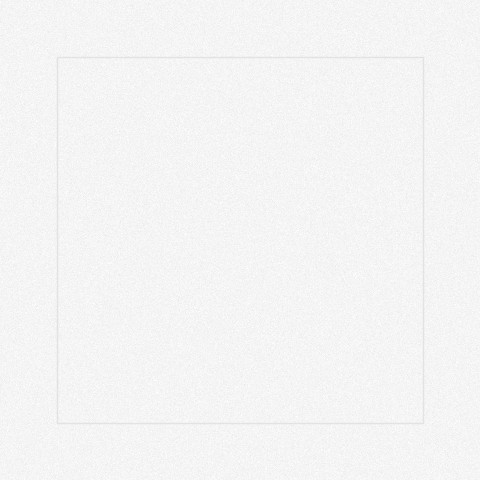
#> input picture tests/camera_samples/blank/blank_1.jpg, 480 x 480 px
$ python -i preprocessing.py   (imports and definitions only)
#> lines starting #> are read from the running program, lines starting #| are printed output that depends on the picture
#> further down, picture is the input picture: shape (480, 480); min 221, max 255, mean 244.3
"""
Image Preprocessing Pipeline for Arabic Handwritten Letter Recognition
Adheres strictly to ARABIC_HANDWRITING_AI_PROJECT_BRIEF.md (Sections 8 & 9)
and STEP 4 Real Camera Robustness specifications.

Core principles:
1. Robust under non-uniform phone/tablet camera lighting and cast shadows.
2. Filter out camera guide frames, notebook borders, and distant dust noise.
3. Strictly preserve Arabic dots (1, 2, or 3 dots above, below, or inside).
4. Reject blank sheets, extreme glare/underexposure, or multiple letters.
5. Proportional scaling with margin=8 to match the Hijja training distribution.
"""

from typing import Dict, Optional, Tuple, Union
import cv2
import numpy as np


# [135 lines left out: function preprocess_image_for_model, not called in this run]


def extract_character_with_dots(
    binary_img: np.ndarray,
    return_metadata: bool = False,
) -> Union[np.ndarray, Tuple[np.ndarray, Dict]]:
    """
    Extracts the main character body and all associated Arabic dots.
    Filters out camera guide frames, blank paper, multiple letters,
    and ruled notebook lines (both horizontal lines and vertical border margins).

    Returns:
        cleaned_binary_mask (or (cleaned_binary_mask, info_dict) if return_metadata=True)
    """
#> called with return_metadata = False
    total_fg_pixels = cv2.countNonZero(binary_img)
#> total_fg_pixels = 230400
    if total_fg_pixels < 25:
        info = {
            "status": "blank",
            "message": "No clear handwritten letter detected.",
            "dots_preserved": 0,
            "body_box": None,
        }
        return (np.zeros_like(binary_img), info) if return_metadata else np.zeros_like(binary_img)

    img_h, img_w = binary_img.shape[:2]
#> img_h = 480; img_w = 480
    cleaned = binary_img.copy()

    # --- Phase 1: Suppress Ruled Notebook Lines & Long Border Lines ---
    # 1. Detect thin, wide horizontal ruled lines (spans >= 55% of image width)
    h_len = max(40, int(img_w * 0.55))
#> h_len = 264
    h_kernel = cv2.getStructuringElement(cv2.MORPH_RECT, (h_len, 1))
    h_lines = cv2.morphologyEx(cleaned, cv2.MORPH_OPEN, h_kernel)

    # 2. Detect vertical border lines (only those touching left/right frame edges)
    v_len = max(40, int(img_h * 0.55))
#> v_len = 264
    v_kernel = cv2.getStructuringElement(cv2.MORPH_RECT, (1, v_len))
#> v_kernel = 264 values from 1 to 1
    v_lines = cv2.morphologyEx(cleaned, cv2.MORPH_OPEN, v_kernel)

    num_v, labels_v, stats_v, _ = cv2.connectedComponentsWithStats(v_lines, connectivity=8)
#> labels_v: shape (480, 480) int32; every value is 1
#> num_v = 2; stats_v = [[-1, 2147483647, 0, 0, 0], [0, 0, 480, 480, 230400]]
    v_border_mask = np.zeros_like(cleaned)
    for idx in range(1, num_v):
        vx = stats_v[idx, cv2.CC_STAT_LEFT]
        vw = stats_v[idx, cv2.CC_STAT_WIDTH]
        # Only suppress vertical lines that are adjacent to outer borders (leaving Alef protected in center)
        if vx <= 8 or (vx + vw) >= img_w - 8:
            v_border_mask[labels_v == idx] = 255
#> this loop made 1 pass
#> (vx, vw) on pass 1: (0, 480)
#> v_border_mask: shape (480, 480); every value is 255

    # Subtract detected ruled lines and border marks
    if cv2.countNonZero(h_lines) > 0:
        cleaned = cv2.subtract(cleaned, h_lines)
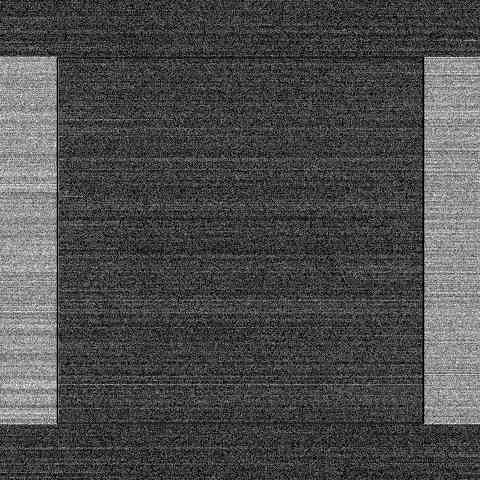
#> cleaned: shape (480, 480); min 0, max 30, mean 8.9; drawn with min black and max white
    if cv2.countNonZero(v_border_mask) > 0:
        cleaned = cv2.subtract(cleaned, v_border_mask)
#> cleaned: shape (480, 480); every value is 0

    # --- Phase 2: Connected Component Analysis ---
    num_labels, labels, stats, centroids = cv2.connectedComponentsWithStats(
        cleaned, connectivity=8
    )
#> labels: shape (480, 480) int32; every value is 0
#> num_labels = 1; stats = [[0, 0, 480, 480, 230400]]; centroids = [[239.5, 239.5]]

    if num_labels <= 1:
        info = {
            "status": "blank",
            "message": "No clear handwritten letter detected.",
            "dots_preserved": 0,
            "body_box": None,
        }
        return (np.zeros_like(binary_img), info) if return_metadata else np.zeros_like(binary_img)

    areas = stats[1:, cv2.CC_STAT_AREA]
    sorted_cc_indices = np.argsort(areas)[::-1] + 1  # 1-indexed

    valid_cc_indices = []
    for idx in sorted_cc_indices:
        cx = stats[idx, cv2.CC_STAT_LEFT]
        cy = stats[idx, cv2.CC_STAT_TOP]
        cw = stats[idx, cv2.CC_STAT_WIDTH]
        ch = stats[idx, cv2.CC_STAT_HEIGHT]
        c_area = stats[idx, cv2.CC_STAT_AREA]

        touches_left = (cx <= 3)
        touches_right = ((cx + cw) >= img_w - 3)
        touches_top = (cy <= 3)
        touches_bottom = ((cy + ch) >= img_h - 3)

        # A. Filter residual horizontal ruled lines and border fragments
        # Note: Arabic letter basins (like Baa) can have aspect ratio ~4.5 with thickness ~20px.
        # True ruled lines are thin (ch <= 6px) or extremely stretched (w / ch >= 8.0).
        is_horiz_line = (cw > 0.40 * img_w and (cw / max(1, ch) >= 8.0 or ch <= 6)) or \
                        ((touches_left or touches_right) and (cw / max(1, ch) >= 6.0 and ch <= 8)) or \
                        (touches_left and touches_right and (cw / max(1, ch) >= 4.0))
        if is_horiz_line:
            continue

        # B. Filter residual vertical border lines touching image edges
        is_vert_line = ((touches_top and touches_bottom) and (ch / max(1, cw) >= 6.0)) or \
                       ((touches_left or touches_right) and ch > 0.30 * img_h and (ch / max(1, cw) >= 6.0 or cw <= 6))
        if is_vert_line:
            continue

        # C. Filter hollow guide frame / outer box components
        is_large = (cw > 0.60 * img_w and ch > 0.60 * img_h)
        is_hollow = ((c_area / float(cw * ch)) < 0.15)
        if is_large and is_hollow:
            comp_mask = (labels == idx)
            pad = min(8, min(cw, ch) // 4)
            c1 = np.any(comp_mask[cy:cy + pad, cx:cx + pad])
            c2 = np.any(comp_mask[cy:cy + pad, cx + cw - pad:cx + cw])
            c3 = np.any(comp_mask[cy + ch - pad:cy + ch, cx:cx + pad])
            c4 = np.any(comp_mask[cy + ch - pad:cy + ch, cx + cw - pad:cx + cw])
            if c1 and c2 and c3 and c4:
                continue

        valid_cc_indices.append(idx)

    if not valid_cc_indices:
        info = {
            "status": "blank",
            "message": "No clear handwritten letter detected.",
            "dots_preserved": 0,
            "body_box": None,
        }
        return (np.zeros_like(binary_img), info) if return_metadata else np.zeros_like(binary_img)

    # 1. Identify Candidate Main Body Component:
    # Prefer substantial components that are not tiny specks
    max_label = valid_cc_indices[0]
    max_area = stats[max_label, cv2.CC_STAT_AREA]

    # Multiple Letter Check:
    # If second largest valid component is also substantial (> 40% of max, > 150px) and horizontally separated
    if len(valid_cc_indices) > 1:
        second_label = valid_cc_indices[1]
        second_area = stats[second_label, cv2.CC_STAT_AREA]
        if second_area > 0.40 * max_area and second_area > 150:
            c1_x, c1_w = stats[max_label, cv2.CC_STAT_LEFT], stats[max_label, cv2.CC_STAT_WIDTH]
            c2_x, c2_w = stats[second_label, cv2.CC_STAT_LEFT], stats[second_label, cv2.CC_STAT_WIDTH]
            h_distance = abs((c1_x + c1_w / 2.0) - (c2_x + c2_w / 2.0))
            min_width = min(c1_w, c2_w)
            if h_distance > min_width * 1.3:
                info = {
                    "status": "multiple_letters",
                    "message": "Please write only one letter inside the frame.",
                    "dots_preserved": 0,
                    "body_box": None,
                }
                return (np.zeros_like(binary_img), info) if return_metadata else np.zeros_like(binary_img)

    body_x = stats[max_label, cv2.CC_STAT_LEFT]
    body_y = stats[max_label, cv2.CC_STAT_TOP]
    body_w = stats[max_label, cv2.CC_STAT_WIDTH]
    body_h = stats[max_label, cv2.CC_STAT_HEIGHT]

    # Generous envelope for Arabic dots (dots can be placed above, below, or slightly offset)
    x_expand = int(body_w * 0.75)
    y_top_expand = int(body_h * 1.5)
    y_bot_expand = int(body_h * 1.5)

    env_x_min = max(0, body_x - x_expand)
    env_x_max = min(img_w, body_x + body_w + x_expand)
    env_y_min = max(0, body_y - y_top_expand)
    env_y_max = min(img_h, body_y + body_h + y_bot_expand)

    kept_mask = np.zeros_like(binary_img, dtype=np.uint8)
    kept_mask[labels == max_label] = 255
    dots_preserved = 0

    min_dot_area = max(2, int(max_area * 0.003))

    for label in valid_cc_indices[1:]:
        comp_area = stats[label, cv2.CC_STAT_AREA]
        cx, cy = centroids[label]

        # Component must lie within the spatial bounding envelope of the letter body
        if env_x_min <= cx <= env_x_max and env_y_min <= cy <= env_y_max:
            # Component must be reasonable dot/diacritic size relative to body
            if min_dot_area <= comp_area <= (max_area * 0.60):
                kept_mask[labels == label] = 255
                dots_preserved += 1

    info = {
        "status": "valid",
        "message": None,
        "dots_preserved": dots_preserved,
        "body_box": (int(body_x), int(body_y), int(body_w), int(body_h)),
    }
    return (kept_mask, info) if return_metadata else kept_mask


# [37 lines left out: functions fit_to_square, decode_image_bytes, not called in this run]

>>> import cv2
>>> picture = cv2.imread('../../../tests/camera_samples/blank/blank_1.jpg', cv2.IMREAD_GRAYSCALE)
>>> result = extract_character_with_dots(picture)

$ run again, on tests/camera_samples/blank/blank_2.jpg
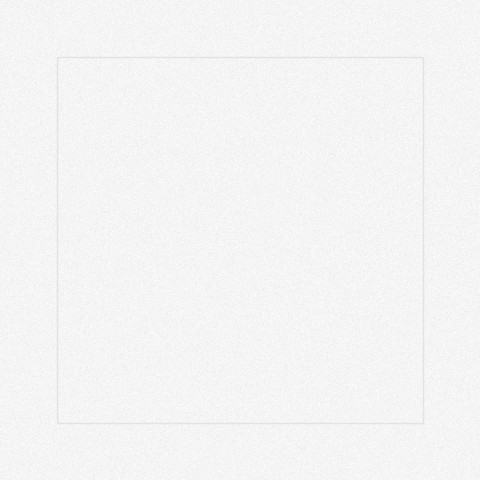
#> input picture tests/camera_samples/blank/blank_2.jpg, 480 x 480 px
#> picture is the input picture: shape (480, 480); min 221, max 255, mean 244.3
#> total_fg_pixels = 230400
#> labels_v: shape (480, 480) int32; every value is 1
#> num_v = 2; stats_v = [[-1, 2147483647, 0, 0, 0], [0, 0, 480, 480, 230400]]
#> the loop in extract_character_with_dots, `for idx in range(1, num_v):` made 1 pass
#> (vx, vw) on pass 1: (0, 480)
#> in extract_character_with_dots, `cleaned = cv2.subtract(cleaned, h_lines)`:
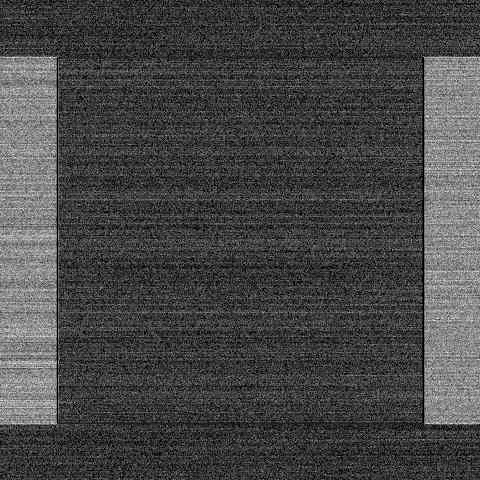
#> cleaned: shape (480, 480); min 0, max 32, mean 8.9; drawn with min black and max white
#> labels: shape (480, 480) int32; every value is 0
#> num_labels = 1; stats = [[0, 0, 480, 480, 230400]]; centroids = [[239.5, 239.5]]

$ run again, on tests/camera_samples/blank/blank_3.jpg
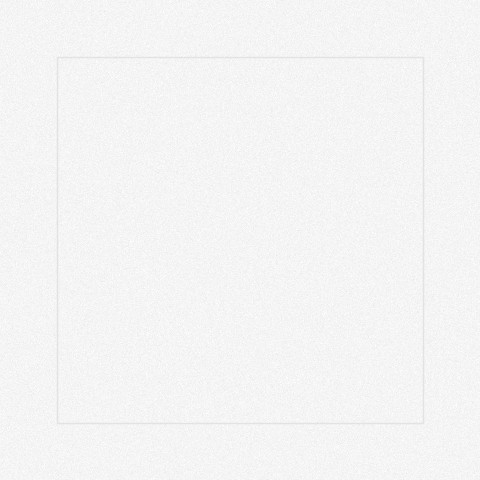
#> input picture tests/camera_samples/blank/blank_3.jpg, 480 x 480 px
#> picture is the input picture: shape (480, 480); min 221, max 255, mean 244.3
#> total_fg_pixels = 230400
#> labels_v: shape (480, 480) int32; every value is 1
#> num_v = 2; stats_v = [[-1, 2147483647, 0, 0, 0], [0, 0, 480, 480, 230400]]
#> the loop in extract_character_with_dots, `for idx in range(1, num_v):` made 1 pass
#> (vx, vw) on pass 1: (0, 480)
#> in extract_character_with_dots, `cleaned = cv2.subtract(cleaned, h_lines)`:
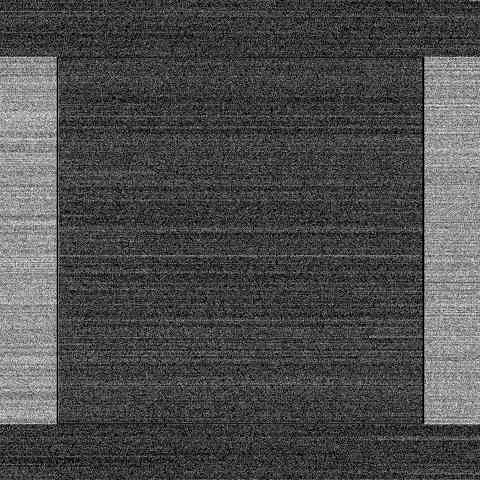
#> cleaned: shape (480, 480); min 0, max 30, mean 8.9; drawn with min black and max white
#> labels: shape (480, 480) int32; every value is 0
#> num_labels = 1; stats = [[0, 0, 480, 480, 230400]]; centroids = [[239.5, 239.5]]

$ run again, on tests/camera_samples/blank/blank_4.jpg
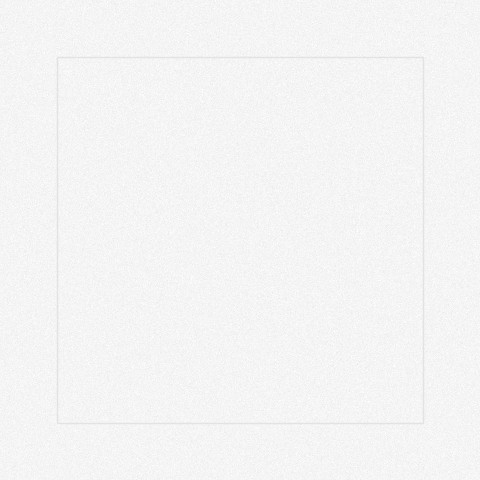
#> input picture tests/camera_samples/blank/blank_4.jpg, 480 x 480 px
#> picture is the input picture: shape (480, 480); min 221, max 255, mean 244.3
#> total_fg_pixels = 230400
#> labels_v: shape (480, 480) int32; every value is 1
#> num_v = 2; stats_v = [[-1, 2147483647, 0, 0, 0], [0, 0, 480, 480, 230400]]
#> the loop in extract_character_with_dots, `for idx in range(1, num_v):` made 1 pass
#> (vx, vw) on pass 1: (0, 480)
#> in extract_character_with_dots, `cleaned = cv2.subtract(cleaned, h_lines)`:
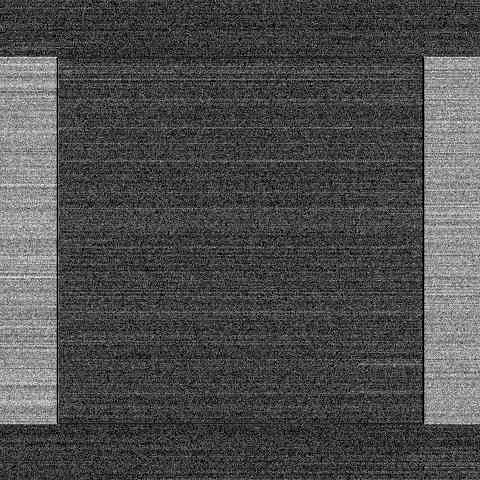
#> cleaned: shape (480, 480); min 0, max 30, mean 9; drawn with min black and max white
#> labels: shape (480, 480) int32; every value is 0
#> num_labels = 1; stats = [[0, 0, 480, 480, 230400]]; centroids = [[239.5, 239.5]]
